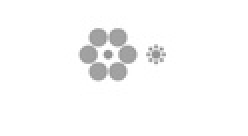
%> input picture DSP MATLAB HW Package (1401)/Input-images/im_A_1.jpg, 124 x 68 px, shrunk from 1136 x 622 before the run (shown 2 times larger); the run also reads 1 picture not shown here
$ octave main.m   (GNU Octave 9; MATLAB toolbox functions it lacks are replaced by stand-ins)
%> lines starting %> are read from the running program, lines starting %| are printed output that depends on the picture; in (x1, y1, x2, y2) boxes, pixels count from 0 and x2, y2 are one past the last pixel; in counts of white or black regions, pixels touching at a corner belong together; the program's own positions count from 1
%> further down, im_A_1 is the input picture: size 68x124x3 uint8; min 137, max 255, mean 249.5
### DSP MATLAB HW Package (1401)/Functions/direct_correlator.m
function normalized_correlation = direct_correlator( input_image , pattern )

% normalized_correlation = direct_correlator( input_image , pattern )
%
% The goal of this function is to find a given "pattern" in an image. This
% task is performed by applying the correlation measure. Note that we aim
% for the normalized correlation values; to clarify,let us consider a
% simple 1D example:
%
%               input_image = [r s t u v w]         pattern = [a b c]
%
% Then, the result of the normalized correlation should be
%
%               correlation_result = [z1 z2 z3 z4 z5 z6]
%
%               z1  = (b*r    +    c*s) / (   (r^2+s^2)^0.5   * (a^2+b^2+c^2)^0.5 )
%               z2  = (a*r + b*s + c*t) / ( (r^2+s^2+t^2)^0.5 * (a^2+b^2+c^2)^0.5 )
%               z3  = (a*s + b*t + c*u) / ( (s^2+t^2+u^2)^0.5 * (a^2+b^2+c^2)^0.5 )
%               z4  = (a*t + b*u + c*v) / ( (t^2+u^2+v^2)^0.5 * (a^2+b^2+c^2)^0.5 )
%               z5  = (a*u + b*v + c*w) / ( (u^2+v^2+w^2)^0.5 * (a^2+b^2+c^2)^0.5 )
%               z6  = (a*v    +    b*w) / (   (v^2+w^2)^0.5   * (a^2+b^2+c^2)^0.5 )
%
%
%
% "pattern":
% is a known image pattern whose matches are sought in an image. "pattern"
% should be 2D matrix representing the gray-scale version of the desired
% pattern. For this particular project, this is the image of a circle.
%
% "input_image":
% is a 2D matrix representing the pixels of an image (the gray-scale
% version). The size of this matrix should be larger than that of "pattern"
% that we look for similar copies of "pattern" inside "input_image".
%
% "correlation_result":
% is a 2D matrix with the same size as "input_image". Each element of this
% matrix stands for a normalized correlation value with a shifted "pattern".
% The normalization implies that each element is between -1 to 1.
%
%
%   [Hint]: you may need to extend the main image in both dimensions to
%           take care of the borders


%--- Starting the function ---%

% make sure that format of the inputs are ok
if (length(size(input_image)) ~= 2)||(length(size(pattern)) ~= 2)
    error('!!! Error: Both of the inputs should be 2D matrices !!!')
end


figure_enable       = 1;        % this parameter determines whether to plot
                                % the final result or not:
                                %       1: enable plotting
                                %       0: disable plotting


% The element of the input matrices which stand for image pixels might be
% in "uint8" format which does not allow for usual decimal operations.
% Therefore, they are first converted into "double" floating-point format.
% Moreover, we subtract the DC component of the "pattern" image from both
% which is a common technique in image processing.
input_image_no_DC       = double(input_image) - mean(mean( double(pattern) ));
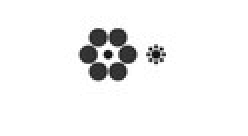
%> input_image_no_DC: size 68x124 double (shown 2 times larger); min -46.32, max 71.68, mean 66.2; drawn with min black and max white
pattern_no_DC           = double(pattern) - mean(mean( double(pattern) ));


% size of the input image:
input_size              = size(input_image);
%> input_size = [68 124]

% size of the pattern:
pattern_size            = size(pattern);
%> pattern_size = [10 9]


%%%%%%%%%%%%%%%%%%%%%%%%%%%%%%%%%%%%%%%%%%%%%%%%%%%%%%%%%%%%%%%%%%%%%%%%%%%%%%%%%%%%%%%%%%%%%%
%%%%%%%                            You should modify here                              %%%%%%%
%%%%%%%                                                                                %%%%%%%
%%%%%%%                                      _||_                                      %%%%%%%
%%%%%%%                                      \  /                                      %%%%%%%
%%%%%%%                                       \/                                       %%%%%%%
%%%%%%%                                                                                %%%%%%%
                                                                                       %%%%%%%
                                                                                       %%%%%%%
                                                                                       %%%%%%%
%%%%%%%%%%%%%%%%%%%%%%%%%%%%                                                           %%%%%%%
% implementing the normalized correlations (direct method)                             %%%%%%%
%%%%%%%%%%%%%%%%%%%%%%%%%%%%%%%%%%%%%%%%%%%%%%%%%%%%%%%%%%%%%%%%%%%%%%%%%%%            %%%%%%%
                                                                                       %%%%%%%
% defining the output                                                                  %%%%%%%
normalized_correlation  = zeros( input_size );                                         %%%%%%%
                                                                                       %%%%%%%
% zero extending input image
if mod(pattern_size(1),2)==1
    pattern_size_half(1) = (pattern_size(1)-1)/2;
else
    pattern_size_half(1) = (pattern_size(1))/2;
end
if mod(pattern_size(2),2)==1
    pattern_size_half(2) = (pattern_size(2)-1)/2;
else
    pattern_size_half(2) = (pattern_size(2))/2;
end
extended_input_size(2) =  input_size(2) + pattern_size(2)-1;
extended_input_size(1) =  input_size(1) + pattern_size(1)-1;
extended_input = zeros( extended_input_size );
for i = 1 : input_size(1)
    for j = 1 : input_size(2)
        extended_input(i+pattern_size_half(1),j+pattern_size_half(2)) = input_image_no_DC(i,j);
    end
end
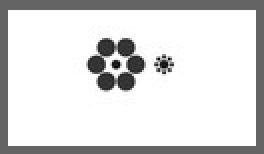
%> extended_input: size 77x132 double (shown 2 times larger); min -46.32, max 71.68, mean 54.9; drawn with min black and max white

% difining norm of pattern
patter_square_sum = 0;
for i = 1 : pattern_size(1)
    for j  = 1 : pattern_size(2)
        patter_square_sum = patter_square_sum + pattern_no_DC(i,j)^2;
    end
end
%> after the loop, patter_square_sum = 108027.7

% main loops for sliding the pattern over the input image
h   = waitbar(0 , 'Direct evaluation of the correlation');
for row_ind = 1 : input_size(1)
    waitbar( row_ind / input_size(1) )
    for col_ind = 1 : input_size(2)
        sum = 0;
        input_square_sum = 0; % difining norm of input
        for i = 1 : pattern_size(1)
            for j  = 1 : pattern_size(2)
                sum = sum + pattern_no_DC(i,j)*extended_input(i+row_ind-1 , j+col_ind-1); % difining v of input
                input_square_sum = input_square_sum + extended_input(i+row_ind-1 , j+col_ind-1)^2; % correlation
            end
        end
        normalized_correlation(row_ind,col_ind) = sum/( (input_square_sum)*(patter_square_sum) )^0.5;
    end
end                                                                                    %%%%%%%
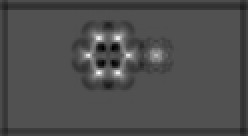
%> normalized_correlation: size 68x124 double (shown 2 times larger); min -0.41, max 0.877, mean -0.0174; drawn with min black and max white
close(h)                                                                               %%%%%%%
                                                                                       %%%%%%%
                                                                                       %%%%%%%
%%%%%%%                                       /\                                       %%%%%%%
%%%%%%%                                      /  \                                      %%%%%%%
%%%%%%%                                       ||                                       %%%%%%%
%%%%%%%%%%%%%%%%%%%%%%%%%%%%%%%%%%%%%%%%%%%%%%%%%%%%%%%%%%%%%%%%%%%%%%%%%%%%%%%%%%%%%%%%%%%%%%


%%%%%%%%%%%%%%%%%%%%%%%%%%%%
% Plotting the result
%%%%%%%%%%%%%%%%%%%%%%%%%%%%%%%%%%%%%%%%%%%%%%%%%%%%%%%%%%%%%%%%%%%%%%%%%%%

if figure_enable == 1

    figure
    imshow(abs(normalized_correlation))
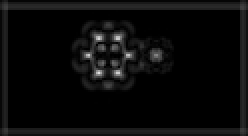
%> displayed picture: size 68x124, on the screen's scale of 0 to 255 (shown 2 times larger); min 0, max 224, mean 10.4
    title('The output of the correlation using fft2 method')
end

### DSP MATLAB HW Package (1401)/Functions/local_maxima_finder.m
function result = local_maxima_finder( matrix_2D )

% result = local_maxima_finder( matrix_2D )
%
% This function tries to locate the local maxima of a 2D matrix (image).
% The output is such that all entries are set to zero except those that are
% larger (or equal) than their neighbours. Here, the neighbour is defined as
% an m*m square surronding the pixel of interest.
%
% "matrix_2D":
% is a two-dimensional matrix containing the values (e.g., the pixels of an
% image).
%
% "result":
% is the same as "matrix_2D" except that all non-local-maxima are set to
% zero; i.e., local maxima maintain their values while the rest become zero
%
% ------------------------------------------------------------------------
% -- In this project, "matrix_2D" corresponds to the correlation values --
% -- and each local maximum indicates a possible match with the pattern --
% ------------------------------------------------------------------------


length_mask         = 9;        % "m" in the above description for determining
                                % the neibourhood
                                % An entry is considered a local maximum if
                                % it is not less than the entries inside an
                                % m*m square with the entry of interest in
                                % the center
Half_length         = floor(length_mask / 2);


[row , col]         = size(matrix_2D);
%> row = 68; col = 124
result              = zeros(row , col);

% we slide an m*m quare over the matrix to determine the local maxima
for row_ind = 1: row
    for col_ind = 1 : col

        % the row and column indices of the entries inside the m*m square
        row_vec     = max(1 , row_ind - Half_length) : min(row , row_ind + Half_length);
        col_vec     = max(1 , col_ind - Half_length) : min(col , col_ind + Half_length);

        % The maximum value inside the m*m square
        aux         = max(max( matrix_2D(row_vec , col_vec) ));

        % checking whether the center equals the maximum value
        if aux == matrix_2D(row_ind , col_ind)
            result(row_ind , col_ind)       = matrix_2D(row_ind , col_ind);
        end


    end
end
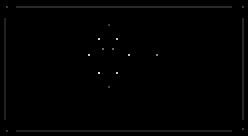
%> result: size 68x124 double (shown 2 times larger); min 0, max 0.877, mean 0.0064

### DSP MATLAB HW Package (1401)/Subroutines/section_A_1.m
%%%%%%%%%%%%%%%%%%%%%%%%%%%%%%%%%%%%%%%%%%%%%%%%%
%%%%%               Part A.1                %%%%%
%%%%%%%%%%%%%%%%%%%%%%%%%%%%%%%%%%%%%%%%%%%%%%%%%
%%%%%%%%%%%%%%%%%%%%%%%%%%%%%%%%%%%%%%%%%%%%%%%%%
%%%%% Finding circles in a gray image using %%%%%
%%%%%   direct evaluation of normalized     %%%%%
%%%%%              correlation              %%%%%
%%%%%%%%%%%%%%%%%%%%%%%%%%%%%%%%%%%%%%%%%%%%%%%%%


% The following function evaluates the normalized correlation values based
% on the built-in 'fft2' and 'ifft2' functions
normalized_correlation  = direct_correlator( im_A_1 , pattern_im_A_1 );


% In general, the detected centers form dense clusters around the exact
% locations. We unify the cluster into a single point by finding the local
% maxima. Since larger negative values also represent similarity in the
% opposite direction, we consider the absolute value of the correlations:
correlation_maxima      = local_maxima_finder( abs(normalized_correlation) );


% A local maxima somehow represent that a part in the image resembles more
% the structure of the pattern compared to its neighbours. However, this
% similarity might not be enough to qualify that part as a match. Thus, we
% need to threshold the correlation values to remove unintereting maxima:
qualified_maxima    = ( correlation_maxima  >  Threshold_A_1 );
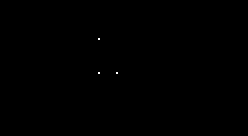
%> qualified_maxima: size 68x124 logical (shown 2 times larger); 0.04% white in thin lines or dots, all inside (x1, y1, x2, y2) = (49, 19, 59, 37)

% plotting the detectd match locations
if 0
    figure(12)
    mesh(double(qualified_maxima))
    title('Detected qualified centers')
end


% Drawing the detected circles
radius              = min( floor( size(pattern_im_A_1) / 2 ) );         % the radius of the circles according to the pattern
%> radius = 4
color               = 0;
image_with_circles  = circle_plot(im_A_1 , find(qualified_maxima==1) , radius , color);

figure(13)
imshow(image_with_circles);
title('Detected circles using the direct method')

hgsave([Figure_path , 'direct_corr_detect.fig']);
imwrite(image_with_circles , 'Results/direct_corr_detect.jpg');

### DSP MATLAB HW Package (1401)/Functions/circle_plot.m
function image_with_circles = circle_plot(input_image , centers , radius , color)
%> called with centers = [3352; 3369; 3981], radius = 4, color = 0

% image_with_circles = circle_plot(input_image , centers , radius)
%
% This function draws the points on the perimeter of cenrtain circles on
% top of a given image. The circles are centered at locations indicated by
% the input "centers" using the linear indexing system relative to the
% input "image_input". For instance, if "image_input" is a 10*10 image and
% we would like to draw a cricle centered around its (3,4) element, the
% input "centers" shall contain the value 33.
%
% "input_image":
% is a 2D matrix representing the pixels of an image
%
% "centers":
% is a vector containing the location of circle centers in the linear
% indexing system; i.e., each center is in fact one of the pixels of the
% image, however, instead of the [row,col] indexing format, we are using
% the the linear indexing.
%
% "radius":
% is an integer determining the radius of the circles in terms of  the
% number of pixels (all drawn circles will of the same size).
%
% "color":
% is an integer between 0 and 255; this value is used for the color of
% drawn circles. The values of 0 and 255 result in black and white
% respectively, and any value in between is associated with a gray level.


image_with_circles      = input_image;

% size of the input image:
input_size              = size(input_image);


% row and column indices (integer) of a circle centered at (0,0)
row_ind_raw         = - floor(radius)  :  floor(radius) ;
%> row_ind_raw = [-4 -3 -2 -1 0 1 2 3 4]
col_ind_raw         = round( sqrt( radius^2 - row_ind_raw.^2 ) );

row_ind             = [row_ind_raw  row_ind_raw     col_ind_raw     -col_ind_raw];
col_ind             = [col_ind_raw  -col_ind_raw    row_ind_raw     row_ind_raw];


% sweeping over all possible centers
for circle_ind = 1 : length(centers)
    [row_c , col_c]     = ind2sub(input_size(1:2) , centers(circle_ind));

    row_c_ind           = row_c + row_ind;
    col_c_ind           = col_c + col_ind;

    % checking the range
    inbound_range       = ( row_c_ind > 0 )&( row_c_ind <= input_size(1) )&( col_c_ind > 0 )&( col_c_ind <= input_size(2) );
    row_c_ind           = row_c_ind( inbound_range );
    col_c_ind           = col_c_ind( inbound_range );


    circle_pixels       = sub2ind(input_size(1:2) , row_c_ind , col_c_ind);

    for color_ind = 1 : size(input_image , 3)
        aux             = image_with_circles(: , : , color_ind);
        aux(circle_pixels)                      = color;
        image_with_circles(: , : , color_ind)   = aux;
    end
end
%> this loop made 3 passes
%> (row_c, col_c) on passes 1 to 3: (20, 50), (37, 50), (37, 59)

### DSP MATLAB HW Package (1401)/main.m
% This is the main file which should be run to produce the outputs. If this
% is your first time with MATLAB, either press F5 or click on the green
% triangular button (RUN).
%
% You should not change the content of this file. Your main task is to edit
% the functions
%
%       "direct_correlator.m",
%       "fft2_correlator.m", and
%       "circle_locator.m"
%
% located in "DSP MATLAB HW Package/Functions/". Please avoid modifying
% other files.
%
% To run each part of the excercise, change "Part_Enable" accordingly and
% then run again.

%%
% This part is to clear the command window, remove all the pre-defined
% parameters and close all open figures
clc
clear all
close all

% Adding the functions and inut-images path to matlab directory
addpath('functions');
addpath('input-images');
addpath('Subroutines');


% The path for saving the figures
Figure_path     = [pwd , '/Results/'];


Part_Enable     = 'A1';     % Possible choices are:
                            %   'A1' : known circle detection in gray-scale
                            %          images using direct-based correlation
                            %   'A2' : known circle detection in gray-scale
                            %          images using fft2-based correlation
                            %   'A3' : known circle detection in color
                            %          images using fft2-based correlation
                            %   'B'  : unknown circle detection in color
                            %          images using FCD method


switch Part_Enable

    case 'A1'


        %%%%%%%%%%%%%%%%%%%%%%%%%%%%%%%%%%%%%%%%%%%%%%%%%
        %%%%%               Part A.1                %%%%%
        %%%%%%%%%%%%%%%%%%%%%%%%%%%%%%%%%%%%%%%%%%%%%%%%%
        %%%%%%%%%%%%%%%%%%%%%%%%%%%%%%%%%%%%%%%%%%%%%%%%%
        %%%%% Finding circles in a gray image using %%%%%
        %%%%%   direct evaluation of normalized     %%%%%
        %%%%%              correlation              %%%%%
        %%%%%%%%%%%%%%%%%%%%%%%%%%%%%%%%%%%%%%%%%%%%%%%%%

        % Reading the main image and the known circle pattern:
        im_A_1              = imread( 'im_A_1.jpg' );               % main image (possibly RGB format)
        pattern_im_A_1      = imread( 'pattern_im_A_1.jpg' );       % the known circle pattern

        im_A_1              = rgb2gray(  im_A_1  );                 % converting RGB to gray-scale format


        Threshold_A_1       = 0.8;      % The threshold on the value of the correlation to detect a match

        % Running the required procedure (you can access this script in the
        % 'subroutines' folder, however, avoid editing)
        tic
        section_A_1
        T_A1                = toc;
        disp(['!!! The time spent in Part A1 is ' , num2str(T_A1) , ' seconds !!!'])


    case 'A2'


        %%%%%%%%%%%%%%%%%%%%%%%%%%%%%%%%%%%%%%%%%%%%%%%%%
        %%%%%               Part A.2                %%%%%
        %%%%%%%%%%%%%%%%%%%%%%%%%%%%%%%%%%%%%%%%%%%%%%%%%
        %%%%%%%%%%%%%%%%%%%%%%%%%%%%%%%%%%%%%%%%%%%%%%%%%
        %%%%% Finding circles in a gray image using %%%%%
        %%%%%   fft2-based normalized correlation   %%%%%
        %%%%%%%%%%%%%%%%%%%%%%%%%%%%%%%%%%%%%%%%%%%%%%%%%

        % Reading the image and its pattern:
        im_A_2              = imread( 'im_A_2.jpg' );               % main image (possibly RGB format)
        pattern_im_A_2      = imread(  'pattern_im_A_2.jpg'  );     % the known circle pattern

        im_A_2              = rgb2gray( im_A_2 );                   % converting RGB to gray-scale format
        pattern_im_A_2      = rgb2gray(  pattern_im_A_2  );         % converting RGB to gray-scale format


        Threshold_A_2       = 0.8;      % The threshold on the value of the correlation to detect a match

        % Running the required procedure (you can access this script in the
        % 'subroutines' folder, however, avoid editing)
        tic
        section_A_2
        T_A2                = toc;
        disp(['!!! The time spent in Part A2 is ' , num2str(T_A2) , ' seconds !!!'])


    case 'A3'

        %%%%%%%%%%%%%%%%%%%%%%%%%%%%%%%%%%%%%%%%%%%%%%%%%
        %%%%%               Part A.3                %%%%%
        %%%%%%%%%%%%%%%%%%%%%%%%%%%%%%%%%%%%%%%%%%%%%%%%%
        %%%%%%%%%%%%%%%%%%%%%%%%%%%%%%%%%%%%%%%%%%%%%%%%%
        %%%%% Finding circles in color images using %%%%%
        %%%%%   fft2-based normalized correlation   %%%%%
        %%%%%%%%%%%%%%%%%%%%%%%%%%%%%%%%%%%%%%%%%%%%%%%%%

        % Reading the image and its pattern:
        im_A_3_1_color      = imread( 'im_A_3.jpg' );               % main image (possibly RGB format)
        pattern_im_A_3_1    = imread(  'pattern_im_A_3.jpg'  );     % the known circle pattern

        im_A_3_1            = rgb2gray( im_A_3_1_color );           % converting RGB to gray-scale format
        pattern_im_A_3_1    = rgb2gray(  pattern_im_A_3_1  );       % converting RGB to gray-scale format


        Threshold_A_3       = 0.4;      % The threshold on the value of the correlation to detect a match

        % Running the required procedure (you can access this script in the
        % 'subroutines' folder, however, avoid editing)
        tic
        section_A_3
        T_A3                = toc;
        disp(['!!! The time spent in Part A3 is ' , num2str(T_A3) , ' seconds !!!'])


    case 'B'


        %%%%%%%%%%%%%%%%%%%%%%%%%%%%%%%%%%%%%%%%%%%%%%%%%
        %%%%%                Part B                 %%%%%
        %%%%%%%%%%%%%%%%%%%%%%%%%%%%%%%%%%%%%%%%%%%%%%%%%
        %%%%%%%%%%%%%%%%%%%%%%%%%%%%%%%%%%%%%%%%%%%%%%%%%
        %%%%% Finding circles with different sizes  %%%%%
        %%%%%  in color images using FCD algorithm  %%%%%
        %%%%%%%%%%%%%%%%%%%%%%%%%%%%%%%%%%%%%%%%%%%%%%%%%


        % Reading the image and its pattern:
        im_B_color          = imread( 'eye.jpg' );                  % main image (possibly RGB format)
        im_B                = rgb2gray( im_B_color );               % converting RGB to gray-scale format


        repetition_Thresh   = 20;       % If a point is detected as a center for less
        % than 'repetition_Thresh' pairs, then it will
        % be ignored.


        % Running the required procedure (you can access this script in the
        % 'subroutines' folder, however, avoid editing)
        tic
        section_B
        T_B                 = toc;
        disp(['!!! The time spent in Part B is ' , num2str(T_B) , ' seconds !!!'])


end
